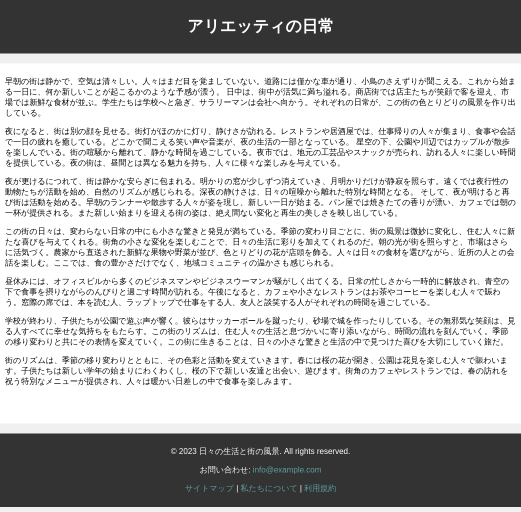
#> input picture python/src/module/img/bf_html2.png, 1042 x 1024 px, found by its file name (shown at 1/2 size)
$ python diff_rec_img_test.py
#> lines starting #> are read from the running program, lines starting #| are printed output that depends on the picture; after the words box and inside, x2 and y2 are one past the last pixel; in counts of white or black regions, pixels touching at a corner belong together
"""
NOTE 変更前後の画像を比較して、枠を描画＆画像比較による枠を抽出するようのプログラム

本プログラムの機能
    2つの入力画像の差分を追加部分と削除部分に分けた画像を出力

入力画像は、以下を想定。
    ・WebアプリやWebページをスクリーンショットした画面画像
    ・背景が白地
    ・画面要素の「追加・削除・移動・変更・拡縮」の基本的な変更のみ
を想定

主な処理は、画像処理により以下を生成
    ・削除された部分が白、その他の部分が黒の画像A
    ・追加された部分が白、その他の部分が黒の画像B
その後、上記の画像の白を囲む矩形領域の座標を取得し、
    ・画像Aに矩形領域を赤枠
    ・画像Bに矩形領域を緑枠
で描画した2つの画像を出力


参考サイト
    https://sosotata.com/spot7differences/

"""
import cv2
import os
import numpy as np
import subprocess
import math

def main():
    # 保存先ディレクトリを作成
    output_dir = os.path.join(os.path.dirname(os.path.abspath(__file__)), "high_png/")
    # フォルダが存在しない場合は作成
    if not os.path.exists(output_dir):
        os.makedirs(output_dir)
    # ファイル名を生成
    output_file_name_A = 'bf_html2.png'
    output_file_name_B = 'af_html2.png'
    # ファイルパスを作成
    output_file_path_A = os.path.join(output_dir, output_file_name_A)
    output_file_path_B = os.path.join(output_dir, output_file_name_B)

    img1 = cv2.imread(output_file_path_A)
#> img1 is the input picture: shape (1024, 1042, 3); mean B, G, R 189.3, 189.3, 189.3
    img2 = cv2.imread(output_file_path_B)
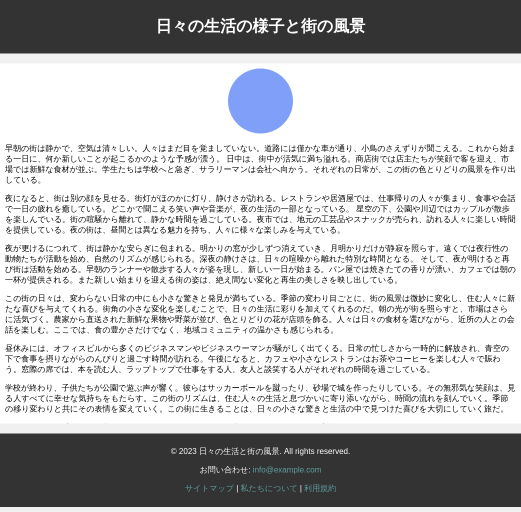
#> input picture python/src/module/img/af_html2.png, 1042 x 1024 px, found by its file name (shown at 1/2 size)
#> img2 is the input picture: shape (1024, 1042, 3); mean B, G, R 191.4, 190.3, 189.9

    # 画像1のサイズを取得
    height1, width1, _ = img1.shape
#> height1 = 1024; width1 = 1042

    # 画像2のサイズを取得
    height2, width2, _ = img2.shape
#> height2 = 1024; width2 = 1042

    # ターゲットのサイズ
    target_width = 2613
    target_height = 2567

    # サイズが異なる場合はリサイズ
    if (width1, height1) != (width2, height2):
        img1 = cv2.resize(img1, (target_width, target_height))
        img2 = cv2.resize(img2, (target_width, target_height))

    # clahe = cv2.createCLAHE(clipLimit=30.0, tileGridSize=(10, 10))
    img1_gray = cv2.cvtColor(img1, cv2.COLOR_BGR2GRAY)
    img2_gray = cv2.cvtColor(img2, cv2.COLOR_BGR2GRAY)
    # [13 lines of commented-out code are left out]
    ret, img1_bin = cv2.threshold(img1_gray, 0, 255, cv2.THRESH_BINARY)
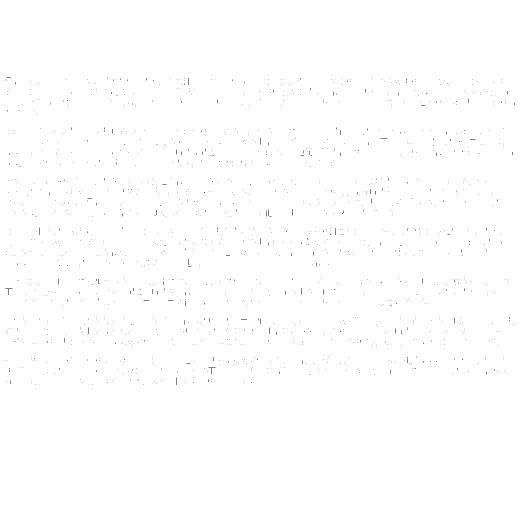
#> img1_bin: shape (1024, 1042) (shown at 1/2 size); 99.8% white; black in thin lines or dots, all inside (x1, y1, x2, y2) = (11, 155, 1029, 770)
    ret, img2_bin = cv2.threshold(img2_gray, 0, 255, cv2.THRESH_BINARY)
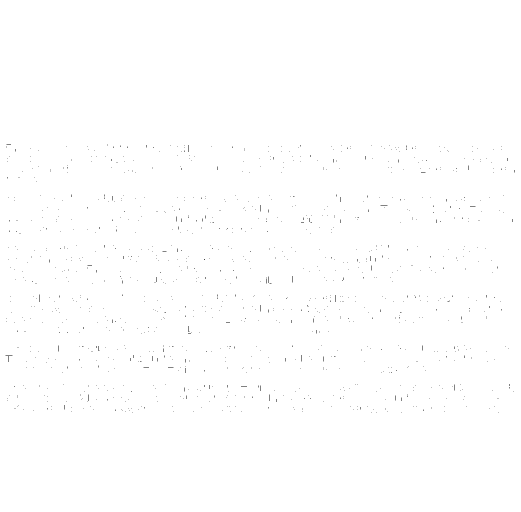
#> img2_bin: shape (1024, 1042) (shown at 1/2 size); 99.8% white; black in thin lines or dots, all inside (x1, y1, x2, y2) = (11, 289, 1029, 825)

    # 白黒を逆にする
    img1_bin_reverse = cv2.bitwise_not(img1_bin)
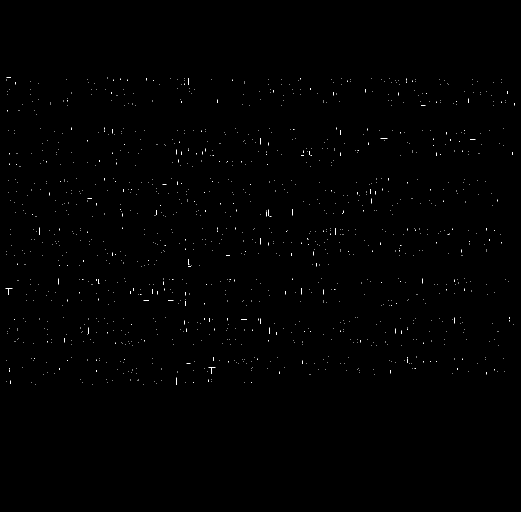
#> img1_bin_reverse: shape (1024, 1042) (shown at 1/2 size); 0.23% white in thin lines or dots, all inside (x1, y1, x2, y2) = (11, 155, 1029, 770)
    img2_bin_reverse = cv2.bitwise_not(img2_bin)
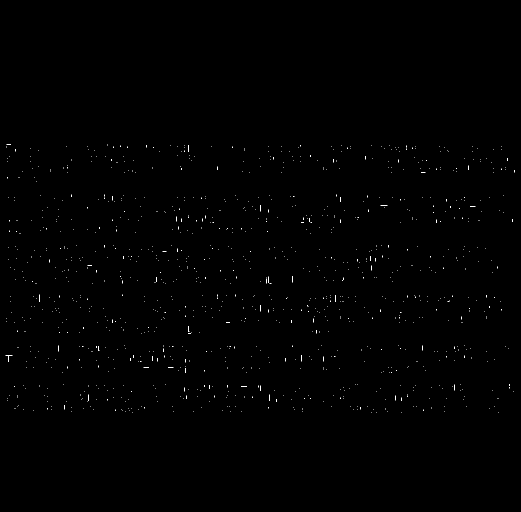
#> img2_bin_reverse: shape (1024, 1042) (shown at 1/2 size); 0.2% white in thin lines or dots, all inside (x1, y1, x2, y2) = (11, 289, 1029, 825)

    # 画像Aから画像Bを引くことで1枚目の画像の差分のみを取得
    diff_before = cv2.subtract(img1_bin_reverse, img2_bin_reverse)
    diff_after = cv2.subtract(img2_bin_reverse, img1_bin_reverse)

    # [15 lines of commented-out code are left out]

    """輪郭描画"""
    # 差分画像から輪郭抽出
    contours1, _ = cv2.findContours(diff_before, cv2.RETR_EXTERNAL, cv2.CHAIN_APPROX_SIMPLE)
#> contours1 = 1215 contours, all with area under 20
    contours2, _ = cv2.findContours(diff_after, cv2.RETR_EXTERNAL, cv2.CHAIN_APPROX_SIMPLE)
#> contours2 = 1084 contours, all with area under 20

    contours1 = filter_contours_by_area(contours1)
#> the loop in filter_contours_by_area, `for contour in contours:` made 1215 passes
#> contour on passes 1 to 3: [[185, 769]], [[71, 769]], [[287, 768]]
#> after the loop in filter_contours_by_area, `for contour in contours:`: filtered_contours = []
#> contours1 = []
    contours2 = filter_contours_by_area(contours2)
#> the loop in filter_contours_by_area (call 2), `for contour in contours:` made 1084 passes
#> contour on passes 1 to 3: [[997, 824]], [[802, 824]], [[753, 824]]
#> contours2 = []

    # 元の画像に輪郭を描画する
    for contour in contours1:
        # 輪郭に囲まれた領域のバウンディングボックスを取得
        x, y, w, h = cv2.boundingRect(contour)
        # 元の画像に矩形を描画
        cv2.rectangle(img1, (x, y), (x + w, y + h), (0, 0, 255), 5)
#> this loop made 0 passes

    for contour in contours2:
        x, y, w, h = cv2.boundingRect(contour)
        cv2.rectangle(img2, (x, y), (x + w, y + h), (0, 255, 0), 5)

    # 画像のサイズを取得
    height, width = img1.shape[:2]
#> height = 1024; width = 1042

    # 同じサイズの黒画像を生成
    contour1_image = np.zeros((height, width, 3), dtype=np.uint8)
    contour2_image = np.zeros((height, width, 3), dtype=np.uint8)

    # 輪郭のみの画像を描画する
    for contour in contours1:
        # 輪郭に囲まれた領域のバウンディングボックスを取得
        x, y, w, h = cv2.boundingRect(contour)
        # 元の画像に矩形を描画
        cv2.rectangle(contour1_image, (x, y), (x + w, y + h), (0, 0, 255), 5)
#> contour1_image: shape (1024, 1042, 3); every value is 0

    for contour in contours2:
        x, y, w, h = cv2.boundingRect(contour)
        cv2.rectangle(contour2_image, (x, y), (x + w, y + h), (0, 255, 0), 5)


    # # 二値画像に直接枠を描画
    # for contour in contours1:
    #     x, y, w, h = cv2.boundingRect(contour)
    #     # 枠を白色（255）で描画
    #     cv2.rectangle(diff_expanded_before, (x, y), (x + w, y + h), (255), 2)

    # # 二値画像に直接枠を描画
    # for contour in contours2:
    #     x, y, w, h = cv2.boundingRect(contour)
    #     # 枠を白色（255）で描画
    #     cv2.rectangle(diff_expanded_after, (x, y), (x + w, y + h), (255), 2)


    # 差分画像の保存
    output_file_name1 = "before.png"
    output_file_name2 = "after.png"
    output_dir2 = os.path.join(os.path.dirname(os.path.abspath(__file__)), "test_png")
    # フォルダが存在しない場合は作成
    if not os.path.exists(output_dir2):
        os.makedirs(output_dir2)

    # ファイルパスを作成
    output_file_path = os.path.join(output_dir2, output_file_name1)

    # 画像を保存する
    cv2.imwrite(output_file_path, img1)
    # # 画像を保存する
    # cv2.imwrite(output_file_path, expanded_before_colored)

    # ファイルパスを作成
    output_file_path = os.path.join(output_dir2, output_file_name2)

    # 画像を保存する
    cv2.imwrite(output_file_path, img2)
    # # 画像を保存する
    # cv2.imwrite(output_file_path, expanded_after_colored)


    output_file_name3 = "contour1.png"
    output_file_name4 = "contour2.png"
    # ファイルパスを作成
    output_file_path = os.path.join(output_dir2, output_file_name3)
    # 画像を保存する
    cv2.imwrite(output_file_path, contour1_image)

    # ファイルパスを作成
    output_file_path = os.path.join(output_dir2, output_file_name4)
    # 画像を保存する
    cv2.imwrite(output_file_path, contour2_image)


    print(f"2つの画像の差異部分に枠をつけたカラー画像をに保存しました")


def filter_contours_by_area(contours, threshold_area=3000):
    """
    一定の面積以下の輪郭を除外する関数

    Parameters:
    - contours (list): 輪郭情報が格納されたリスト
    - threshold_area (int): 一定の面積の閾値（適宜調整する）

    Returns:
    - filtered_contours (list): 面積が閾値以上の輪郭のみを格納したリスト
    """

    filtered_contours = []

    for contour in contours:
        area = cv2.contourArea(contour)

        if area > threshold_area:
            filtered_contours.append(contour)

    return filtered_contours


# __name__ が "__main__" の場合のみ実行
if __name__ == "__main__":
    main()
